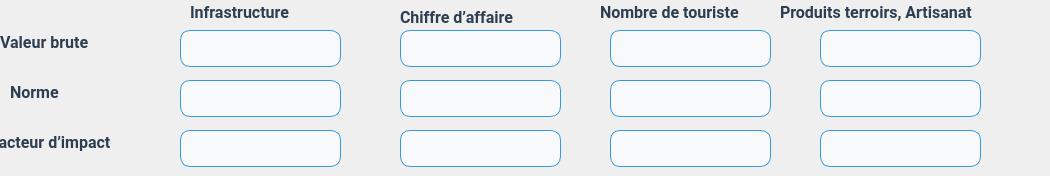
     <widget class="QWidget" name="tab_eco3">
      <attribute name="title">
       <string>Période 3</string>
      </attribute>
      <widget class="QLabel" name="label_69">
       <property name="geometry">
        <rect>
         <x>190</x>
         <y>-10</y>
         <width>141</width>
         <height>45</height>
        </rect>
       </property>
       <property name="font">
        <font>
         <family>Roboto,Open Sans,Arial,sans-serif</family>
         <pointsize>-1</pointsize>
         <weight>75</weight>
         <bold>true</bold>
        </font>
       </property>
       <property name="styleSheet">
        <string notr="true">QLabel {
    font-family: 'Roboto', 'Open Sans', Arial, sans-serif; /* Police élégante */
    font-size: 16px;          /* Taille du texte pour lisibilité */
    font-weight: bold;      /* Pas de gras */
    color: #2c3e50;           /* Bleu foncé professionnel */
    text-align: center;       /* Centre le texte */
    background-color: transparent; /* Fond gris très clair */
}
</string>
       </property>
       <property name="text">
        <string>Infrastructure  </string>
       </property>
      </widget>
      <widget class="QLabel" name="label_70">
       <property name="geometry">
        <rect>
         <x>600</x>
         <y>-10</y>
         <width>181</width>
         <height>45</height>
        </rect>
       </property>
       <property name="font">
        <font>
         <family>Roboto,Open Sans,Arial,sans-serif</family>
         <pointsize>-1</pointsize>
         <weight>75</weight>
         <bold>true</bold>
        </font>
       </property>
       <property name="styleSheet">
        <string notr="true">QLabel {
    font-family: 'Roboto', 'Open Sans', Arial, sans-serif; /* Police élégante */
    font-size: 16px;          /* Taille du texte pour lisibilité */
    font-weight: bold;      /* Pas de gras */
    color: #2c3e50;           /* Bleu foncé professionnel */
    text-align: center;       /* Centre le texte */
    background-color: transparent; /* Fond gris très clair */
}
</string>
       </property>
       <property name="text">
        <string>Nombre de touriste</string>
       </property>
      </widget>
      <widget class="QLineEdit" name="valeur_b_Inf_T3_25">
       <property name="geometry">
        <rect>
         <x>400</x>
         <y>80</y>
         <width>161</width>
         <height>37</height>
        </rect>
       </property>
       <property name="styleSheet">
        <string notr="true">QLineEdit {
    background-color: #f8f9fa; /* Fond gris très clair */
    border: 1px solid #3498db; /* Bordure bleue légère */
    border-radius: 10px;       /* Coins arrondis */
    padding: 5px 10px;         /* Espacement interne */
    font-family: 'Roboto', 'Open Sans', Arial, sans-serif; /* Police moderne */
    font-size: 14px;           /* Taille du texte */
    color: #2c3e50;            /* Texte bleu foncé */
}

QLineEdit:hover {
    border: 1px solid #1abc9c; /* Bordure verte au survol */
    background-color: #ffffff; /* Fond blanc au survol */
    transition: 0.3s ease;     /* Animation fluide */
}

QLineEdit:focus {
    border: 2px solid #1abc9c; /* Bordure verte épaisse quand sélectionné */
    background-color: #ffffff; /* Fond blanc */
    color: #2c3e50;            /* Couleur du texte */
}
</string>
       </property>
      </widget>
      <widget class="QLineEdit" name="valeur_b_Inf_T3_26">
       <property name="geometry">
        <rect>
         <x>610</x>
         <y>130</y>
         <width>161</width>
         <height>37</height>
        </rect>
       </property>
       <property name="styleSheet">
        <string notr="true">QLineEdit {
    background-color: #f8f9fa; /* Fond gris très clair */
    border: 1px solid #3498db; /* Bordure bleue légère */
    border-radius: 10px;       /* Coins arrondis */
    padding: 5px 10px;         /* Espacement interne */
    font-family: 'Roboto', 'Open Sans', Arial, sans-serif; /* Police moderne */
    font-size: 14px;           /* Taille du texte */
    color: #2c3e50;            /* Texte bleu foncé */
}

QLineEdit:hover {
    border: 1px solid #1abc9c; /* Bordure verte au survol */
    background-color: #ffffff; /* Fond blanc au survol */
    transition: 0.3s ease;     /* Animation fluide */
}

QLineEdit:focus {
    border: 2px solid #1abc9c; /* Bordure verte épaisse quand sélectionné */
    background-color: #ffffff; /* Fond blanc */
    color: #2c3e50;            /* Couleur du texte */
}
</string>
       </property>
      </widget>
      <widget class="QLabel" name="label_71">
       <property name="geometry">
        <rect>
         <x>780</x>
         <y>-10</y>
         <width>261</width>
         <height>45</height>
        </rect>
       </property>
       <property name="font">
        <font>
         <family>Roboto,Open Sans,Arial,sans-serif</family>
         <pointsize>-1</pointsize>
         <weight>75</weight>
         <bold>true</bold>
        </font>
       </property>
       <property name="styleSheet">
        <string notr="true">QLabel {
    font-family: 'Roboto', 'Open Sans', Arial, sans-serif; /* Police élégante */
    font-size: 16px;          /* Taille du texte pour lisibilité */
    font-weight: bold;      /* Pas de gras */
    color: #2c3e50;           /* Bleu foncé professionnel */
    text-align: center;       /* Centre le texte */
    background-color: transparent; /* Fond gris très clair */
}
</string>
       </property>
       <property name="text">
        <string>Produits terroirs, Artisanat </string>
       </property>
      </widget>
      <widget class="QLineEdit" name="valeur_b_Inf_T3_27">
       <property name="geometry">
        <rect>
         <x>610</x>
         <y>30</y>
         <width>161</width>
         <height>37</height>
        </rect>
       </property>
       <property name="styleSheet">
        <string notr="true">QLineEdit {
    background-color: #f8f9fa; /* Fond gris très clair */
    border: 1px solid #3498db; /* Bordure bleue légère */
    border-radius: 10px;       /* Coins arrondis */
    padding: 5px 10px;         /* Espacement interne */
    font-family: 'Roboto', 'Open Sans', Arial, sans-serif; /* Police moderne */
    font-size: 14px;           /* Taille du texte */
    color: #2c3e50;            /* Texte bleu foncé */
}

QLineEdit:hover {
    border: 1px solid #1abc9c; /* Bordure verte au survol */
    background-color: #ffffff; /* Fond blanc au survol */
    transition: 0.3s ease;     /* Animation fluide */
}

QLineEdit:focus {
    border: 2px solid #1abc9c; /* Bordure verte épaisse quand sélectionné */
    background-color: #ffffff; /* Fond blanc */
    color: #2c3e50;            /* Couleur du texte */
}
</string>
       </property>
      </widget>
      <widget class="QLabel" name="label_72">
       <property name="geometry">
        <rect>
         <x>400</x>
         <y>-10</y>
         <width>181</width>
         <height>55</height>
        </rect>
       </property>
       <property name="font">
        <font>
         <family>Roboto,Open Sans,Arial,sans-serif</family>
         <pointsize>-1</pointsize>
         <weight>75</weight>
         <bold>true</bold>
        </font>
       </property>
       <property name="styleSheet">
        <string notr="true">QLabel {
    font-family: 'Roboto', 'Open Sans', Arial, sans-serif; /* Police élégante */
    font-size: 16px;          /* Taille du texte pour lisibilité */
    font-weight: bold;      /* Pas de gras */
    color: #2c3e50;           /* Bleu foncé professionnel */
    text-align: center;       /* Centre le texte */
    background-color: transparent; /* Fond gris très clair */
}

</string>
       </property>
       <property name="text">
        <string>Chiffre d’affaire  </string>
       </property>
      </widget>
      <widget class="QLineEdit" name="valeur_b_Inf_T3_28">
       <property name="geometry">
        <rect>
         <x>400</x>
         <y>130</y>
         <width>161</width>
         <height>37</height>
        </rect>
       </property>
       <property name="styleSheet">
        <string notr="true">QLineEdit {
    background-color: #f8f9fa; /* Fond gris très clair */
    border: 1px solid #3498db; /* Bordure bleue légère */
    border-radius: 10px;       /* Coins arrondis */
    padding: 5px 10px;         /* Espacement interne */
    font-family: 'Roboto', 'Open Sans', Arial, sans-serif; /* Police moderne */
    font-size: 14px;           /* Taille du texte */
    color: #2c3e50;            /* Texte bleu foncé */
}

QLineEdit:hover {
    border: 1px solid #1abc9c; /* Bordure verte au survol */
    background-color: #ffffff; /* Fond blanc au survol */
    transition: 0.3s ease;     /* Animation fluide */
}

QLineEdit:focus {
    border: 2px solid #1abc9c; /* Bordure verte épaisse quand sélectionné */
    background-color: #ffffff; /* Fond blanc */
    color: #2c3e50;            /* Couleur du texte */
}
</string>
       </property>
      </widget>
      <widget class="QLineEdit" name="valeur_b_Inf_T3_29">
       <property name="geometry">
        <rect>
         <x>180</x>
         <y>130</y>
         <width>161</width>
         <height>37</height>
        </rect>
       </property>
       <property name="styleSheet">
        <string notr="true">QLineEdit {
    background-color: #f8f9fa; /* Fond gris très clair */
    border: 1px solid #3498db; /* Bordure bleue légère */
    border-radius: 10px;       /* Coins arrondis */
    padding: 5px 10px;         /* Espacement interne */
    font-family: 'Roboto', 'Open Sans', Arial, sans-serif; /* Police moderne */
    font-size: 14px;           /* Taille du texte */
    color: #2c3e50;            /* Texte bleu foncé */
}

QLineEdit:hover {
    border: 1px solid #1abc9c; /* Bordure verte au survol */
    background-color: #ffffff; /* Fond blanc au survol */
    transition: 0.3s ease;     /* Animation fluide */
}

QLineEdit:focus {
    border: 2px solid #1abc9c; /* Bordure verte épaisse quand sélectionné */
    background-color: #ffffff; /* Fond blanc */
    color: #2c3e50;            /* Couleur du texte */
}
</string>
       </property>
      </widget>
      <widget class="QLineEdit" name="valeur_b_Inf_T3_30">
       <property name="geometry">
        <rect>
         <x>180</x>
         <y>80</y>
         <width>161</width>
         <height>37</height>
        </rect>
       </property>
       <property name="styleSheet">
        <string notr="true">QLineEdit {
    background-color: #f8f9fa; /* Fond gris très clair */
    border: 1px solid #3498db; /* Bordure bleue légère */
    border-radius: 10px;       /* Coins arrondis */
    padding: 5px 10px;         /* Espacement interne */
    font-family: 'Roboto', 'Open Sans', Arial, sans-serif; /* Police moderne */
    font-size: 14px;           /* Taille du texte */
    color: #2c3e50;            /* Texte bleu foncé */
}

QLineEdit:hover {
    border: 1px solid #1abc9c; /* Bordure verte au survol */
    background-color: #ffffff; /* Fond blanc au survol */
    transition: 0.3s ease;     /* Animation fluide */
}

QLineEdit:focus {
    border: 2px solid #1abc9c; /* Bordure verte épaisse quand sélectionné */
    background-color: #ffffff; /* Fond blanc */
    color: #2c3e50;            /* Couleur du texte */
}
</string>
       </property>
      </widget>
      <widget class="QLineEdit" name="valeur_b_Inf_T3_31">
       <property name="geometry">
        <rect>
         <x>610</x>
         <y>80</y>
         <width>161</width>
         <height>37</height>
        </rect>
       </property>
       <property name="styleSheet">
        <string notr="true">QLineEdit {
    background-color: #f8f9fa; /* Fond gris très clair */
    border: 1px solid #3498db; /* Bordure bleue légère */
    border-radius: 10px;       /* Coins arrondis */
    padding: 5px 10px;         /* Espacement interne */
    font-family: 'Roboto', 'Open Sans', Arial, sans-serif; /* Police moderne */
    font-size: 14px;           /* Taille du texte */
    color: #2c3e50;            /* Texte bleu foncé */
}

QLineEdit:hover {
    border: 1px solid #1abc9c; /* Bordure verte au survol */
    background-color: #ffffff; /* Fond blanc au survol */
    transition: 0.3s ease;     /* Animation fluide */
}

QLineEdit:focus {
    border: 2px solid #1abc9c; /* Bordure verte épaisse quand sélectionné */
    background-color: #ffffff; /* Fond blanc */
    color: #2c3e50;            /* Couleur du texte */
}
</string>
       </property>
      </widget>
      <widget class="QLineEdit" name="valeur_b_Inf_T3_32">
       <property name="geometry">
        <rect>
         <x>820</x>
         <y>80</y>
         <width>161</width>
         <height>37</height>
        </rect>
       </property>
       <property name="styleSheet">
        <string notr="true">QLineEdit {
    background-color: #f8f9fa; /* Fond gris très clair */
    border: 1px solid #3498db; /* Bordure bleue légère */
    border-radius: 10px;       /* Coins arrondis */
    padding: 5px 10px;         /* Espacement interne */
    font-family: 'Roboto', 'Open Sans', Arial, sans-serif; /* Police moderne */
    font-size: 14px;           /* Taille du texte */
    color: #2c3e50;            /* Texte bleu foncé */
}

QLineEdit:hover {
    border: 1px solid #1abc9c; /* Bordure verte au survol */
    background-color: #ffffff; /* Fond blanc au survol */
    transition: 0.3s ease;     /* Animation fluide */
}

QLineEdit:focus {
    border: 2px solid #1abc9c; /* Bordure verte épaisse quand sélectionné */
    background-color: #ffffff; /* Fond blanc */
    color: #2c3e50;            /* Couleur du texte */
}
</string>
       </property>
      </widget>
      <widget class="QLineEdit" name="valeur_b_Inf_T3_33">
       <property name="geometry">
        <rect>
         <x>400</x>
         <y>30</y>
         <width>161</width>
         <height>37</height>
        </rect>
       </property>
       <property name="styleSheet">
        <string notr="true">QLineEdit {
    background-color: #f8f9fa; /* Fond gris très clair */
    border: 1px solid #3498db; /* Bordure bleue légère */
    border-radius: 10px;       /* Coins arrondis */
    padding: 5px 10px;         /* Espacement interne */
    font-family: 'Roboto', 'Open Sans', Arial, sans-serif; /* Police moderne */
    font-size: 14px;           /* Taille du texte */
    color: #2c3e50;            /* Texte bleu foncé */
}

QLineEdit:hover {
    border: 1px solid #1abc9c; /* Bordure verte au survol */
    background-color: #ffffff; /* Fond blanc au survol */
    transition: 0.3s ease;     /* Animation fluide */
}

QLineEdit:focus {
    border: 2px solid #1abc9c; /* Bordure verte épaisse quand sélectionné */
    background-color: #ffffff; /* Fond blanc */
    color: #2c3e50;            /* Couleur du texte */
}
</string>
       </property>
      </widget>
      <widget class="QLabel" name="label_73">
       <property name="geometry">
        <rect>
         <x>10</x>
         <y>70</y>
         <width>171</width>
         <height>45</height>
        </rect>
       </property>
       <property name="font">
        <font>
         <family>Roboto,Open Sans,Arial,sans-serif</family>
         <pointsize>-1</pointsize>
         <weight>75</weight>
         <bold>true</bold>
        </font>
       </property>
       <property name="styleSheet">
        <string notr="true">QLabel {
    font-family: 'Roboto', 'Open Sans', Arial, sans-serif; /* Police élégante */
    font-size: 16px;          /* Taille du texte pour lisibilité */
    font-weight: bold;      /* Pas de gras */
    color: #2c3e50;           /* Bleu foncé professionnel */
    text-align: center;       /* Centre le texte */
    background-color: transparent; /* Fond gris très clair */
}
</string>
       </property>
       <property name="text">
        <string>Norme</string>
       </property>
      </widget>
      <widget class="QLineEdit" name="valeur_b_Inf_T3_34">
       <property name="geometry">
        <rect>
         <x>820</x>
         <y>130</y>
         <width>161</width>
         <height>37</height>
        </rect>
       </property>
       <property name="styleSheet">
        <string notr="true">QLineEdit {
    background-color: #f8f9fa; /* Fond gris très clair */
    border: 1px solid #3498db; /* Bordure bleue légère */
    border-radius: 10px;       /* Coins arrondis */
    padding: 5px 10px;         /* Espacement interne */
    font-family: 'Roboto', 'Open Sans', Arial, sans-serif; /* Police moderne */
    font-size: 14px;           /* Taille du texte */
    color: #2c3e50;            /* Texte bleu foncé */
}

QLineEdit:hover {
    border: 1px solid #1abc9c; /* Bordure verte au survol */
    background-color: #ffffff; /* Fond blanc au survol */
    transition: 0.3s ease;     /* Animation fluide */
}

QLineEdit:focus {
    border: 2px solid #1abc9c; /* Bordure verte épaisse quand sélectionné */
    background-color: #ffffff; /* Fond blanc */
    color: #2c3e50;            /* Couleur du texte */
}
</string>
       </property>
      </widget>
      <widget class="QLabel" name="label_74">
       <property name="geometry">
        <rect>
         <x>0</x>
         <y>20</y>
         <width>181</width>
         <height>45</height>
        </rect>
       </property>
       <property name="font">
        <font>
         <family>Roboto,Open Sans,Arial,sans-serif</family>
         <pointsize>-1</pointsize>
         <weight>75</weight>
         <bold>true</bold>
        </font>
       </property>
       <property name="styleSheet">
        <string notr="true">QLabel {
    font-family: 'Roboto', 'Open Sans', Arial, sans-serif; /* Police élégante */
    font-size: 16px;          /* Taille du texte pour lisibilité */
    font-weight: bold;      /* Pas de gras */
    color: #2c3e50;           /* Bleu foncé professionnel */
    text-align: center;       /* Centre le texte */
    background-color: transparent; /* Fond gris très clair */
}
</string>
       </property>
       <property name="text">
        <string>Valeur brute</string>
       </property>
      </widget>
      <widget class="QLabel" name="label_75">
       <property name="geometry">
        <rect>
         <x>-10</x>
         <y>120</y>
         <width>191</width>
         <height>45</height>
        </rect>
       </property>
       <property name="font">
        <font>
         <family>Roboto,Open Sans,Arial,sans-serif</family>
         <pointsize>-1</pointsize>
         <weight>75</weight>
         <bold>true</bold>
        </font>
       </property>
       <property name="styleSheet">
        <string notr="true">QLabel {
    font-family: 'Roboto', 'Open Sans', Arial, sans-serif; /* Police élégante */
    font-size: 16px;          /* Taille du texte pour lisibilité */
    font-weight: bold;      /* Pas de gras */
    color: #2c3e50;           /* Bleu foncé professionnel */
    text-align: center;       /* Centre le texte */
    background-color: transparent; /* Fond gris très clair */
}
</string>
       </property>
       <property name="text">
        <string>Facteur d’impact</string>
       </property>
      </widget>
      <widget class="QLineEdit" name="valeur_b_Inf_T3_35">
       <property name="geometry">
        <rect>
         <x>820</x>
         <y>30</y>
         <width>161</width>
         <height>37</height>
        </rect>
       </property>
       <property name="styleSheet">
        <string notr="true">QLineEdit {
    background-color: #f8f9fa; /* Fond gris très clair */
    border: 1px solid #3498db; /* Bordure bleue légère */
    border-radius: 10px;       /* Coins arrondis */
    padding: 5px 10px;         /* Espacement interne */
    font-family: 'Roboto', 'Open Sans', Arial, sans-serif; /* Police moderne */
    font-size: 14px;           /* Taille du texte */
    color: #2c3e50;            /* Texte bleu foncé */
}

QLineEdit:hover {
    border: 1px solid #1abc9c; /* Bordure verte au survol */
    background-color: #ffffff; /* Fond blanc au survol */
    transition: 0.3s ease;     /* Animation fluide */
}

QLineEdit:focus {
    border: 2px solid #1abc9c; /* Bordure verte épaisse quand sélectionné */
    background-color: #ffffff; /* Fond blanc */
    color: #2c3e50;            /* Couleur du texte */
}
</string>
       </property>
      </widget>
      <widget class="QLineEdit" name="valeur_b_Inf_T3_36">
       <property name="geometry">
        <rect>
         <x>180</x>
         <y>30</y>
         <width>161</width>
         <height>37</height>
        </rect>
       </property>
       <property name="styleSheet">
        <string notr="true">QLineEdit {
    background-color: #f8f9fa; /* Fond gris très clair */
    border: 1px solid #3498db; /* Bordure bleue légère */
    border-radius: 10px;       /* Coins arrondis */
    padding: 5px 10px;         /* Espacement interne */
    font-family: 'Roboto', 'Open Sans', Arial, sans-serif; /* Police moderne */
    font-size: 14px;           /* Taille du texte */
    color: #2c3e50;            /* Texte bleu foncé */
}

QLineEdit:hover {
    border: 1px solid #1abc9c; /* Bordure verte au survol */
    background-color: #ffffff; /* Fond blanc au survol */
    transition: 0.3s ease;     /* Animation fluide */
}

QLineEdit:focus {
    border: 2px solid #1abc9c; /* Bordure verte épaisse quand sélectionné */
    background-color: #ffffff; /* Fond blanc */
    color: #2c3e50;            /* Couleur du texte */
}
</string>
       </property>
      </widget>
     </widget>
